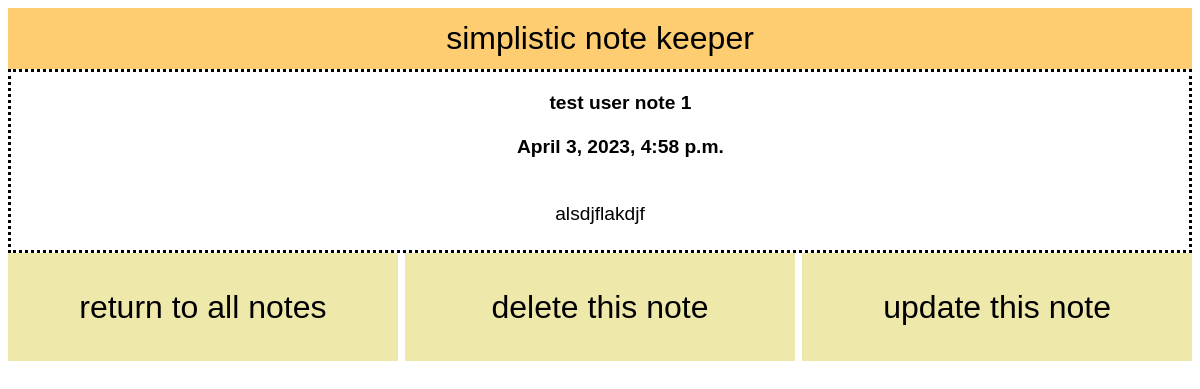
The app's page /note/43/ with its own data.
### note_app/models.py (models this page shows, shortened)
class NoteModel(models.Model):
    date_created = models.DateTimeField(default=now())
    note_name = models.CharField(max_length=50, default="")
    note_text = models.TextField(max_length=500)
    user = models.ForeignKey(User, default="", null=True, blank=True, on_delete=models.CASCADE)

### note_app/views.py (the view)
class NoteDetailView(DetailView):
    template_name = "note_detail.html"
    model = NoteModel

### note_app/templates/note_detail.html
{% extends "base.html" %}
{% block content %}
<div class="note_detail_container">
    <span class="bold">
    <p class="note_detail">{{ object.note_name }}</p>
    <p class="note_detail">{{ object.date_created }}</p>
    </span>
    <p class="note_detail" id="note_text">{{ object.note_text }}</p>
</div>
<div class="note_detail_buttons">
    <a class="button_link" href="{% url 'note_list' %}">return to all notes</a>
    <a class="button_link" href="{% url 'delete_note' object.id %}">delete this note</a>
    <a class="button_link" href="{% url 'update_note' object.id %}">update this note</a>
</div>
{% endblock %}

### note_app/static/style.css (style rules this page uses)
* { font-family: Arial, Helvetica, sans-serif; }
.bold { font-weight: bold; }
p { padding: 0.5%; font-size: larger; margin: 1em; }
.note_detail { width: 100%; text-align: center; }
.note_detail_container { display: grid; place-items: center; border: dotted }
a { padding: 0.5%; font-size: larger; }
#note_text { text-align: center; width: 50%; }
.button_link { flex: 1; font-size: xx-large; text-decoration: none; outline: none; text-align: center; line-height: 3; color: black; }
.button_link:link, .button_link:visited, .button_link:focus { background: palegoldenrod; color: black; }
.note_detail_buttons { display: flex; gap: 0.625%; }
.note_detail_buttons { display: grid; place-items: center; }

### records on screen
NoteModel: note_name "test user note 1", date_created "April 3, 2023, 4:58 p.m.", note_text "alsdjflakdjf"
